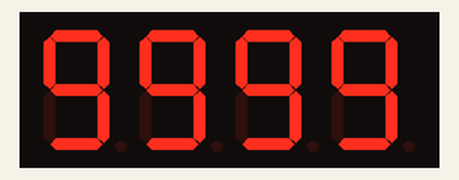
The sketch below on a simulated Arduino Uno, built with avr-gcc and run on an emulated ATmega328P. Parts: 4-digit seven-segment display.

Above: at 0.1 s.
At 4.1 s:
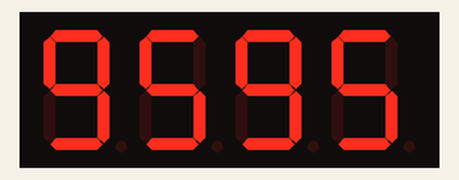
At 9.2 s:
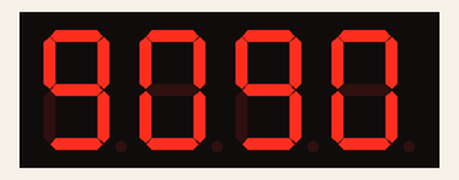
At 19.3 s:
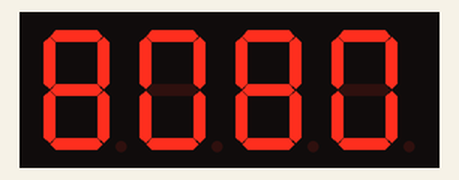
At 28.4 s:
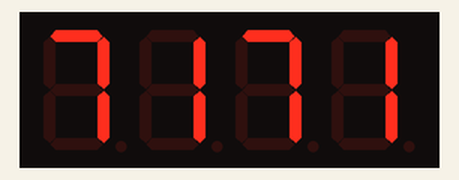
At 38.5 s:
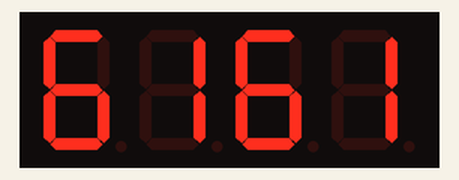

The sketch:

pbaDisplay.ino
```cpp
/*
Conexiones del display a la placa
    Display    Arduino
    =======    =========
    CLK        Digital 2
    DIO        Digital 3
    VCC        +5V
    GND        GND
*/
#include "TM1637.h"

int8_t numDisp[] = {0x00,0x00,0x00,0x00}; // Dígitos a visualizar
byte a = 99; //Variables para almacenar el numero de vueltas
byte b = 99;

#define CLK 2 //definición de pines para el TM1637. Se pueden cambiar a otros puertos
#define DIO 3
TM1637 tm1637(CLK,DIO);

void setup()
{
  tm1637.set();
  tm1637.init();
}
void loop()
{
  numDisp[0] = a/10;
  numDisp[1] = a % 10;
  numDisp[2] = b/10;
  numDisp[3] = b % 10;

  tm1637.display(numDisp);
  delay (1000);
  if(a > 0)
    a-=1;
  if(b > 0)
    b-=1;
}
```

Measured:
- what the display in image 1 shows lasts 1.0 s, from 4.1 s to 5.1 s
